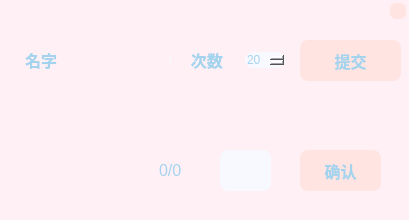
<?xml version="1.0" encoding="UTF-8"?>
<ui version="4.0">
 <class>MainWindow</class>
 <widget class="QMainWindow" name="MainWindow">
  <property name="geometry">
   <rect>
    <x>0</x>
    <y>0</y>
    <width>409</width>
    <height>220</height>
   </rect>
  </property>
  <property name="windowTitle">
   <string>MainWindow</string>
  </property>
  <property name="styleSheet">
   <string notr="true">QWidget {border-radius:8px;background-color:#FFF0F5;color:#A4D3EE;}
QPushButton {background-color:#FFE4E1;}</string>
  </property>
  <property name="animated">
   <bool>true</bool>
  </property>
  <widget class="QWidget" name="centralwidget">
   <widget class="QLineEdit" name="lineEdit_3">
    <property name="geometry">
     <rect>
      <x>220</x>
      <y>150</y>
      <width>51</width>
      <height>41</height>
     </rect>
    </property>
    <property name="font">
     <font>
      <pointsize>17</pointsize>
      <weight>75</weight>
      <bold>true</bold>
     </font>
    </property>
    <property name="styleSheet">
     <string notr="true">background-color:#F8F8FF;</string>
    </property>
    <property name="text">
     <string/>
    </property>
    <property name="maxLength">
     <number>3</number>
    </property>
   </widget>
   <widget class="QPushButton" name="pushButton_2">
    <property name="enabled">
     <bool>true</bool>
    </property>
    <property name="geometry">
     <rect>
      <x>300</x>
      <y>150</y>
      <width>81</width>
      <height>41</height>
     </rect>
    </property>
    <property name="sizePolicy">
     <sizepolicy hsizetype="Minimum" vsizetype="Fixed">
      <horstretch>0</horstretch>
      <verstretch>0</verstretch>
     </sizepolicy>
    </property>
    <property name="autoFillBackground">
     <bool>false</bool>
    </property>
    <property name="styleSheet">
     <string notr="true">font-size:16px;font:bold;</string>
    </property>
    <property name="text">
     <string>确认</string>
    </property>
    <property name="autoDefault">
     <bool>false</bool>
    </property>
    <property name="default">
     <bool>false</bool>
    </property>
   </widget>
   <widget class="QLabel" name="label_3">
    <property name="geometry">
     <rect>
      <x>220</x>
      <y>110</y>
      <width>61</width>
      <height>31</height>
     </rect>
    </property>
    <property name="font">
     <font>
      <pointsize>15</pointsize>
      <weight>75</weight>
      <italic>false</italic>
      <bold>true</bold>
     </font>
    </property>
    <property name="styleSheet">
     <string notr="true">font:bold;</string>
    </property>
    <property name="text">
     <string/>
    </property>
   </widget>
   <widget class="QWidget" name="horizontalLayoutWidget">
    <property name="geometry">
     <rect>
      <x>20</x>
      <y>20</y>
      <width>271</width>
      <height>80</height>
     </rect>
    </property>
    <layout class="QHBoxLayout" name="horizontalLayout">
     <item>
      <widget class="QLabel" name="label_6">
       <property name="maximumSize">
        <size>
         <width>35</width>
         <height>16777215</height>
        </size>
       </property>
       <property name="font">
        <font>
         <pointsize>12</pointsize>
         <weight>75</weight>
         <italic>false</italic>
         <bold>true</bold>
        </font>
       </property>
       <property name="styleSheet">
        <string notr="true">font:bold;</string>
       </property>
       <property name="text">
        <string>名字</string>
       </property>
      </widget>
     </item>
     <item>
      <widget class="QLineEdit" name="lineEdit">
       <property name="maximumSize">
        <size>
         <width>100</width>
         <height>20</height>
        </size>
       </property>
       <property name="styleSheet">
        <string notr="true">background-color:#F8F8FF</string>
       </property>
       <property name="maxLength">
        <number>20</number>
       </property>
      </widget>
     </item>
     <item>
      <widget class="QLabel" name="label_7">
       <property name="maximumSize">
        <size>
         <width>52</width>
         <height>16777215</height>
        </size>
       </property>
       <property name="font">
        <font>
         <pointsize>12</pointsize>
         <weight>75</weight>
         <italic>false</italic>
         <bold>true</bold>
        </font>
       </property>
       <property name="styleSheet">
        <string notr="true">font:bold;</string>
       </property>
       <property name="text">
        <string>  次数</string>
       </property>
      </widget>
     </item>
     <item>
      <widget class="QSpinBox" name="spinBox">
       <property name="maximumSize">
        <size>
         <width>40</width>
         <height>16777215</height>
        </size>
       </property>
       <property name="styleSheet">
        <string notr="true">background-color:#F8F8FF</string>
       </property>
       <property name="minimum">
        <number>20</number>
       </property>
       <property name="maximum">
        <number>1000</number>
       </property>
       <property name="singleStep">
        <number>5</number>
       </property>
      </widget>
     </item>
    </layout>
   </widget>
   <widget class="QWidget" name="verticalLayoutWidget">
    <property name="geometry">
     <rect>
      <x>30</x>
      <y>120</y>
      <width>51</width>
      <height>86</height>
     </rect>
    </property>
    <layout class="QVBoxLayout" name="verticalLayout_2">
     <item>
      <widget class="QLabel" name="label_4">
       <property name="maximumSize">
        <size>
         <width>45</width>
         <height>30</height>
        </size>
       </property>
       <property name="font">
        <font>
         <pointsize>16</pointsize>
        </font>
       </property>
       <property name="styleSheet">
        <string notr="true">margin: 0 0 0 7px;</string>
       </property>
       <property name="text">
        <string/>
       </property>
      </widget>
     </item>
     <item>
      <widget class="QLabel" name="label_5">
       <property name="font">
        <font>
         <pointsize>36</pointsize>
        </font>
       </property>
       <property name="text">
        <string/>
       </property>
      </widget>
     </item>
    </layout>
   </widget>
   <widget class="QPushButton" name="pushButton">
    <property name="geometry">
     <rect>
      <x>300</x>
      <y>40</y>
      <width>101</width>
      <height>41</height>
     </rect>
    </property>
    <property name="styleSheet">
     <string notr="true">font-size:16px;font:bold;</string>
    </property>
    <property name="text">
     <string>提交</string>
    </property>
   </widget>
   <widget class="QWidget" name="horizontalLayoutWidget_2">
    <property name="geometry">
     <rect>
      <x>110</x>
      <y>140</y>
      <width>91</width>
      <height>61</height>
     </rect>
    </property>
    <layout class="QHBoxLayout" name="horizontalLayout_2">
     <item>
      <widget class="QLabel" name="label">
       <property name="font">
        <font>
         <pointsize>40</pointsize>
        </font>
       </property>
       <property name="text">
        <string/>
       </property>
      </widget>
     </item>
     <item>
      <widget class="QLabel" name="label_2">
       <property name="font">
        <font>
         <pointsize>12</pointsize>
        </font>
       </property>
       <property name="text">
        <string>0/0</string>
       </property>
      </widget>
     </item>
    </layout>
   </widget>
   <widget class="QPushButton" name="pushButton_3">
    <property name="geometry">
     <rect>
      <x>390</x>
      <y>3</y>
      <width>16</width>
      <height>16</height>
     </rect>
    </property>
    <property name="styleSheet">
     <string notr="true">background-color:#FFE4E1;border-radius:6px;</string>
    </property>
    <property name="text">
     <string/>
    </property>
   </widget>
   <widget class="QLabel" name="label_8">
    <property name="geometry">
     <rect>
      <x>60</x>
      <y>45</y>
      <width>110</width>
      <height>30</height>
     </rect>
    </property>
    <property name="styleSheet">
     <string notr="true">font-size:16px;</string>
    </property>
    <property name="text">
     <string/>
    </property>
   </widget>
  </widget>
 </widget>
 <resources/>
 <connections>
  <connection>
   <sender>pushButton_3</sender>
   <signal>clicked()</signal>
   <receiver>MainWindow</receiver>
   <slot>click_close()</slot>
   <hints>
    <hint type="sourcelabel">
     <x>399</x>
     <y>13</y>
    </hint>
    <hint type="destinationlabel">
     <x>330</x>
     <y>29</y>
    </hint>
   </hints>
  </connection>
 </connections>
 <slots>
  <slot>click_close()</slot>
 </slots>
</ui>
